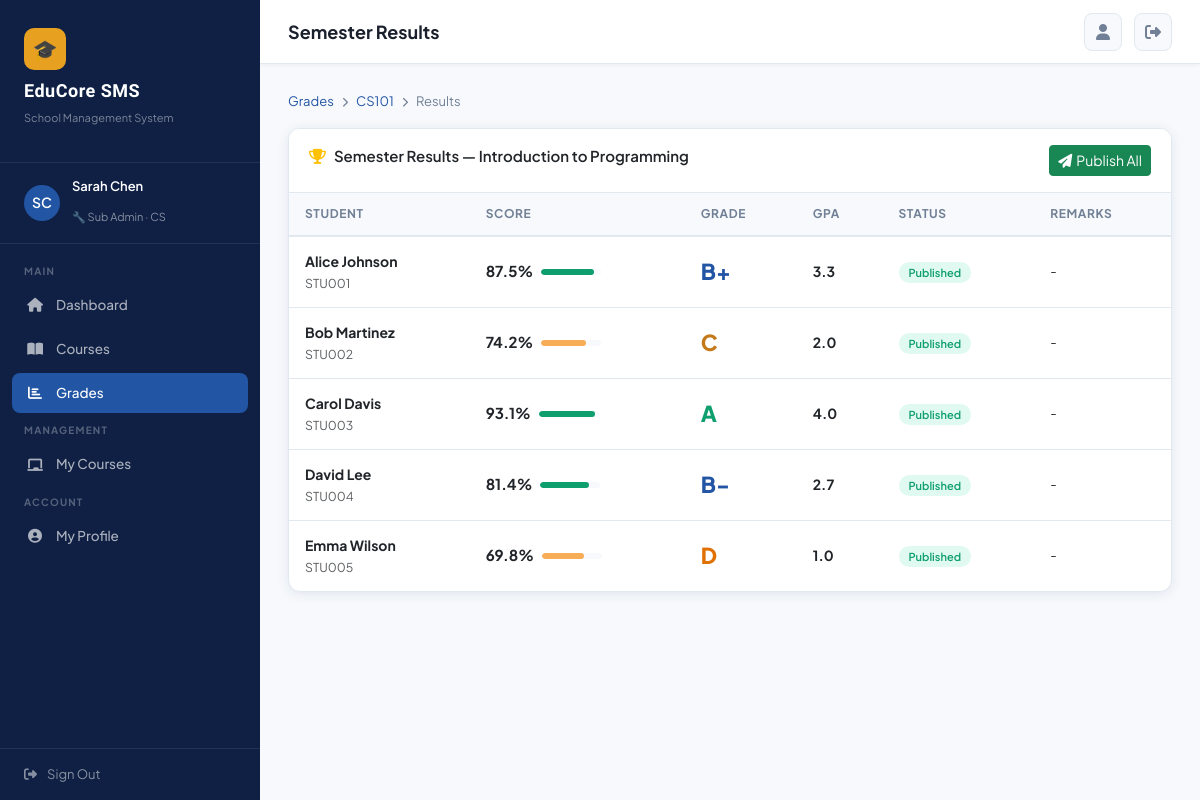
The app's page /grades/course/1/results/ (signed in) with its own data.
### accounts/models.py (models this page shows, shortened)
class User(AbstractUser):
    ROLE_CHOICES = [
        ('super_admin', 'Super Admin'),
        ('sub_admin', 'Sub Admin'),
        ('student', 'Student'),
    ]
    role = models.CharField(max_length=20, choices=ROLE_CHOICES, default='student')
    department = models.ForeignKey(Department, on_delete=models.SET_NULL, null=True, blank=True)
    phone = models.CharField(max_length=20, blank=True)
    address = models.TextField(blank=True)
    profile_picture = models.ImageField(upload_to='profiles/', blank=True, null=True)
    bio = models.TextField(blank=True)
    student_id = models.CharField(max_length=20, blank=True, unique=True, null=True)
    date_of_birth = models.DateField(null=True, blank=True)
    gender = models.CharField(max_length=10, choices=[('M','Male'),('F','Female'),('O','Other')], blank=True)
    is_active = models.BooleanField(default=True)
    created_at = models.DateTimeField(auto_now_add=True)
    @property
    def is_super_admin(self):
        return self.role == 'super_admin'
    @property
    def is_sub_admin(self):
        return self.role == 'sub_admin'

class Department(models.Model):
    name = models.CharField(max_length=100)
    code = models.CharField(max_length=10, unique=True)
    description = models.TextField(blank=True)
    created_at = models.DateTimeField(auto_now_add=True)

### courses/models.py (models this page shows, shortened)
class Course(models.Model):
    STATUS_CHOICES = [('active','Active'),('inactive','Inactive'),('archived','Archived')]
    name = models.CharField(max_length=200)
    code = models.CharField(max_length=20, unique=True)
    description = models.TextField(blank=True)
    credits = models.PositiveIntegerField(default=3)
    department = models.ForeignKey(Department, on_delete=models.CASCADE)
    instructor = models.ForeignKey(User, on_delete=models.SET_NULL, null=True, related_name='courses_taught')
    max_students = models.PositiveIntegerField(default=40)
    status = models.CharField(max_length=10, choices=STATUS_CHOICES, default='active')
    semester = models.ForeignKey(Semester, on_delete=models.CASCADE, null=True)
    created_by = models.ForeignKey(User, on_delete=models.SET_NULL, null=True, related_name='courses_created')
    created_at = models.DateTimeField(auto_now_add=True)
    updated_at = models.DateTimeField(auto_now=True)
    syllabus = models.TextField(blank=True)
    schedule = models.CharField(max_length=200, blank=True)

### grades/models.py (models this page shows, shortened)
class SemesterResult(models.Model):
    GRADE_CHOICES = [
        ('A+','A+'),('A','A'),('A-','A-'),
        ('B+','B+'),('B','B'),('B-','B-'),
        ('C+','C+'),('C','C'),('C-','C-'),
        ('D','D'),('F','F'),
    ]
    student = models.ForeignKey(User, on_delete=models.CASCADE, related_name='semester_results')
    course = models.ForeignKey(Course, on_delete=models.CASCADE)
    semester = models.ForeignKey(Semester, on_delete=models.CASCADE)
    total_score = models.FloatField(default=0.0)
    letter_grade = models.CharField(max_length=3, choices=GRADE_CHOICES, blank=True)
    gpa_points = models.FloatField(default=0.0)
    remarks = models.TextField(blank=True)
    published = models.BooleanField(default=False)
    generated_by = models.ForeignKey(User, on_delete=models.SET_NULL, null=True, related_name='generated_results')
    generated_at = models.DateTimeField(auto_now_add=True)
    class Meta:
        unique_together = ['student', 'course', 'semester']

### grades/views.py (the view)
# urls.py: path('course/<int:course_pk>/results/', views.semester_results, name='semester_results'),
@login_required
def semester_results(request, course_pk):
    course = get_object_or_404(Course, pk=course_pk)
    results = SemesterResult.objects.filter(course=course).select_related('student','semester')
    return render(request, 'grades/semester_results.html', {'course': course, 'results': results})

### templates/grades/semester_results.html (shortened to what this page needs)
{% extends 'base.html' %}
{% block page_title %}Semester Results{% endblock %}
{% block content %}
<div class="breadcrumb-bar mb-3">
  <a href="{% url 'grade_list' %}">Grades</a> <i class="fas fa-chevron-right" style="font-size:10px;"></i>
  <a href="{% url 'course_grades' course.pk %}">{{ course.code }}</a> <i class="fas fa-chevron-right" style="font-size:10px;"></i> Results
</div>
<div class="card">
  <div class="card-header d-flex justify-content-between">
    <span><i class="fas fa-trophy me-2 text-warning"></i>Semester Results — {{ course.name }}</span>
    <div>
      <form method="post" action="{% url 'publish_results' course.pk %}" style="display:inline;">
        <button class="btn btn-sm btn-success" onclick="return confirm('Publish to students?')"><i class="fas fa-paper-plane me-1"></i>Publish All</button>
      </form>
    </div>
  </div>
  <div class="card-body p-0">
    <table class="table-modern" style="width:100%">
      <thead><tr><th>Student</th><th>Score</th><th>Grade</th><th>GPA</th><th>Status</th><th>Remarks</th></tr></thead>
      <tbody>
        {% for result in results %}
        <tr>
          <td>
            <strong>{{ result.student.get_full_name }}</strong>
            <br><small class="text-muted">{{ result.student.student_id|default:result.student.username }}</small>
          </td>
          <td>
            <div style="display:flex;align-items:center;gap:8px;">
              <span style="font-weight:700;font-size:15px;">{{ result.total_score }}%</span>
              <div class="progress" style="width:60px;height:6px;"><div class="progress-bar" style="width:{{ result.total_score }}%;background:{% if result.total_score >= 80 %}var(--success){% elif result.total_score >= 60 %}var(--warning){% else %}var(--danger){% endif %}"></div></div>
            </div>
          </td>
          <td><span style="font-size:22px;font-weight:900;" class="grade-{{ result.letter_grade|slice:':1' }}">{{ result.letter_grade }}</span></td>
          <td style="font-weight:700;">{{ result.gpa_points }}</td>
          <td><span class="badge-status {% if result.published %}badge-active{% else %}badge-inactive{% endif %}">{% if result.published %}Published{% else %}Draft{% endif %}</span></td>
          <td style="font-size:13px;">{{ result.remarks|default:"-" }}</td>
        </tr>
        {% empty %}
        <tr><td colspan="6" class="text-center py-4 text-muted">No results generated yet. <a href="{% url 'generate_results' course.pk %}">Generate now</a></td></tr>
        {% endfor %}
      </tbody>
    </table>
  </div>
</div>
{% endblock %}

### templates/base.html (shortened to what this page needs)
<!DOCTYPE html>
<html lang="en">
<head>
<link href="https://cdnjs.cloudflare.com/ajax/libs/bootstrap/5.3.0/css/bootstrap.min.css" rel="stylesheet">
<link href="https://cdnjs.cloudflare.com/ajax/libs/font-awesome/6.4.0/css/all.min.css" rel="stylesheet">
</head>
<body>
{% if user.is_authenticated %}
<div id="sidebar">
  <div class="sidebar-logo">
    <div class="logo-icon">🎓</div>
    <h2>EduCore SMS</h2>
    <p>School Management System</p>
  </div>
  <div class="sidebar-user">
    <div class="avatar">
      {% if user.profile_picture %}
        <img src="{{ user.profile_picture.url }}" alt="">
      {% else %}
        {{ user.first_name|first|upper }}{{ user.last_name|first|upper }}
      {% endif %}
    </div>
    <div class="info">
      <h4>{{ user.get_full_name|default:user.username }}</h4>
      <span>
        {% if user.is_super_admin %}⭐ Super Admin
        {% elif user.is_sub_admin %}🔧 Sub Admin{% if user.department %} · {{ user.department.code }}{% endif %}
        {% else %}🎒 Student{% endif %}
      </span>
    </div>
  </div>
  <nav class="sidebar-nav">
    <div class="nav-section-label">Main</div>
    <div class="nav-item">
      <a href="{% url 'dashboard' %}" class="nav-link {% if request.resolver_match.url_name == 'dashboard' %}active{% endif %}">
        <i class="fas fa-home"></i> Dashboard
      </a>
    </div>
    <div class="nav-item">
      <a href="{% url 'course_list' %}" class="nav-link {% if 'course' in request.resolver_match.url_name %}active{% endif %}">
        <i class="fas fa-book-open"></i> Courses
      </a>
    </div>
    <div class="nav-item">
      <a href="{% url 'grade_list' %}" class="nav-link {% if 'grade' in request.resolver_match.url_name or 'semester_results' in request.resolver_match.url_name %}active{% endif %}">
        <i class="fas fa-chart-bar"></i> Grades
      </a>
    </div>
    {% if user.is_super_admin or user.is_sub_admin %}
    <div class="nav-section-label">Management</div>
    <div class="nav-item">
      <a href="{% url 'course_list' %}" class="nav-link">
        <i class="fas fa-chalkboard"></i> My Courses
      </a>
    </div>
    {% endif %}
    <div class="nav-section-label">Account</div>
    <div class="nav-item">
      <a href="{% url 'profile' %}" class="nav-link {% if request.resolver_match.url_name == 'profile' %}active{% endif %}">
        <i class="fas fa-user-circle"></i> My Profile
      </a>
    </div>
  </nav>
  <div class="sidebar-footer">
    <a href="{% url 'logout' %}"><i class="fas fa-sign-out-alt"></i> Sign Out</a>
  </div>
</div>
<div id="main-content">
  <div class="topbar">
    <div class="d-flex align-items-center gap-3">
      <span class="topbar-title">{% block page_title %}Dashboard{% endblock %}</span>
    </div>
    <div class="topbar-actions">
      <a href="{% url 'profile' %}" class="btn-icon" title="Profile">
        <i class="fas fa-user"></i>
      </a>
      <a href="{% url 'logout' %}" class="btn-icon" title="Logout">
        <i class="fas fa-sign-out-alt"></i>
      </a>
    </div>
  </div>
  <div class="page-content">
    {% block content %}{% endblock %}
  </div>
</div>
{% else %}
  {% block auth_content %}{% endblock %}
{% endif %}
</body>
</html>

### records on screen
User: first_name|first "S", last_name|first "C", get_full_name "Sarah Chen", department.code "CS"
Course: code "CS101", name "Introduction to Programming"
SemesterResult: student.get_full_name "Alice Johnson", student.student_id "STU001", total_score "87.5", letter_grade "B+", gpa_points "3.3", published "Published", remarks "-"
SemesterResult: student.get_full_name "Bob Martinez", student.student_id "STU002", total_score "74.2", letter_grade "C", gpa_points "2.0", published "Published", remarks "-"
SemesterResult: student.get_full_name "Carol Davis", student.student_id "STU003", total_score "93.1", letter_grade "A", gpa_points "4.0", published "Published", remarks "-"
SemesterResult: student.get_full_name "David Lee", student.student_id "STU004", total_score "81.4", letter_grade "B-", gpa_points "2.7", published "Published", remarks "-"
SemesterResult: student.get_full_name "Emma Wilson", student.student_id "STU005", total_score "69.8", letter_grade "D", gpa_points "1.0", published "Published", remarks "-"
